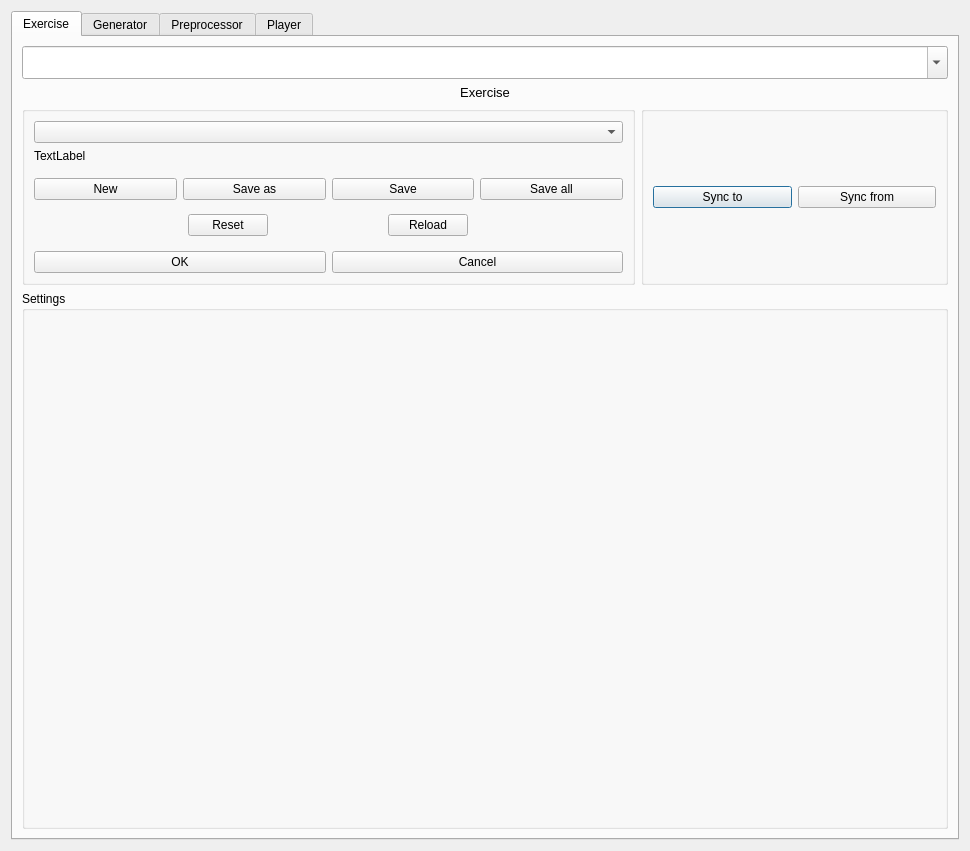
<?xml version="1.0" encoding="UTF-8"?>
<ui version="4.0">
 <class>SettingsWindow</class>
 <widget class="QDialog" name="SettingsWindow">
  <property name="geometry">
   <rect>
    <x>0</x>
    <y>0</y>
    <width>970</width>
    <height>851</height>
   </rect>
  </property>
  <property name="windowTitle">
   <string>Settings</string>
  </property>
  <layout class="QGridLayout" name="gridLayout_4">
   <item row="0" column="0">
    <widget class="QTabWidget" name="twSettings">
     <property name="sizePolicy">
      <sizepolicy hsizetype="Expanding" vsizetype="Expanding">
       <horstretch>8</horstretch>
       <verstretch>0</verstretch>
      </sizepolicy>
     </property>
     <property name="minimumSize">
      <size>
       <width>1</width>
       <height>1</height>
      </size>
     </property>
     <property name="currentIndex">
      <number>0</number>
     </property>
     <widget class="QWidget" name="twExercise">
      <attribute name="title">
       <string>Exercise</string>
      </attribute>
      <layout class="QGridLayout" name="glTabExer">
       <item row="1" column="2" colspan="2">
        <widget class="QComboBox" name="cbExerciseName">
         <property name="enabled">
          <bool>true</bool>
         </property>
         <property name="maximumSize">
          <size>
           <width>16777215</width>
           <height>16777215</height>
          </size>
         </property>
         <property name="font">
          <font>
           <pointsize>16</pointsize>
           <weight>75</weight>
           <bold>true</bold>
          </font>
         </property>
         <property name="editable">
          <bool>true</bool>
         </property>
         <property name="currentText">
          <string/>
         </property>
        </widget>
       </item>
       <item row="3" column="3">
        <widget class="QGroupBox" name="gbSubModules">
         <property name="sizePolicy">
          <sizepolicy hsizetype="Preferred" vsizetype="Preferred">
           <horstretch>1</horstretch>
           <verstretch>1</verstretch>
          </sizepolicy>
         </property>
         <property name="title">
          <string/>
         </property>
         <layout class="QVBoxLayout" name="vlSubModules">
          <item>
           <layout class="QHBoxLayout" name="horizontalLayout">
            <item>
             <widget class="QPushButton" name="pbExerciseSyncToExer">
              <property name="toolTip">
               <string>Syncing chosen modules to settings tabs</string>
              </property>
              <property name="text">
               <string>Sync to</string>
              </property>
             </widget>
            </item>
            <item>
             <widget class="QPushButton" name="pbExerciseSyncFromExer">
              <property name="toolTip">
               <string>Syncing modules from settings tabs</string>
              </property>
              <property name="text">
               <string>Sync from</string>
              </property>
             </widget>
            </item>
           </layout>
          </item>
         </layout>
        </widget>
       </item>
       <item row="4" column="2" colspan="2">
        <widget class="QGroupBox" name="gbExerciseSettings">
         <property name="sizePolicy">
          <sizepolicy hsizetype="MinimumExpanding" vsizetype="MinimumExpanding">
           <horstretch>0</horstretch>
           <verstretch>3</verstretch>
          </sizepolicy>
         </property>
         <property name="title">
          <string>Settings</string>
         </property>
        </widget>
       </item>
       <item row="3" column="2">
        <widget class="QGroupBox" name="gbExerciseMain">
         <property name="sizePolicy">
          <sizepolicy hsizetype="Preferred" vsizetype="Preferred">
           <horstretch>2</horstretch>
           <verstretch>1</verstretch>
          </sizepolicy>
         </property>
         <property name="title">
          <string/>
         </property>
         <layout class="QVBoxLayout" name="vlExerMain">
          <item>
           <widget class="QComboBox" name="cbExerciseSettingsName">
            <property name="contextMenuPolicy">
             <enum>Qt::DefaultContextMenu</enum>
            </property>
            <property name="editable">
             <bool>false</bool>
            </property>
           </widget>
          </item>
          <item>
           <widget class="QLabel" name="lbExerciseSettingsName">
            <property name="text">
             <string>TextLabel</string>
            </property>
           </widget>
          </item>
          <item>
           <spacer name="verticalSpacer_3">
            <property name="orientation">
             <enum>Qt::Vertical</enum>
            </property>
            <property name="sizeHint" stdset="0">
             <size>
              <width>20</width>
              <height>40</height>
             </size>
            </property>
           </spacer>
          </item>
          <item>
           <layout class="QHBoxLayout" name="horizontalLayout_2">
            <item>
             <widget class="QPushButton" name="pbExerciseNew">
              <property name="text">
               <string>New</string>
              </property>
             </widget>
            </item>
            <item>
             <widget class="QPushButton" name="pbExerciseSaveAs">
              <property name="toolTip">
               <string>Saving settings as selectable preset file</string>
              </property>
              <property name="text">
               <string>Save as</string>
              </property>
             </widget>
            </item>
            <item>
             <widget class="QPushButton" name="pbExerciseSave">
              <property name="toolTip">
               <string>Saving settings as preset file</string>
              </property>
              <property name="text">
               <string>Save</string>
              </property>
             </widget>
            </item>
            <item>
             <widget class="QPushButton" name="pbExerciseSaveAll">
              <property name="toolTip">
               <string>Saving settings of all modules into a single settings file</string>
              </property>
              <property name="text">
               <string>Save all</string>
              </property>
             </widget>
            </item>
           </layout>
          </item>
          <item>
           <spacer name="verticalSpacer">
            <property name="orientation">
             <enum>Qt::Vertical</enum>
            </property>
            <property name="sizeHint" stdset="0">
             <size>
              <width>20</width>
              <height>40</height>
             </size>
            </property>
           </spacer>
          </item>
          <item>
           <layout class="QHBoxLayout" name="horizontalLayout_4">
            <item>
             <spacer name="horizontalSpacer">
              <property name="orientation">
               <enum>Qt::Horizontal</enum>
              </property>
              <property name="sizeType">
               <enum>QSizePolicy::Maximum</enum>
              </property>
              <property name="sizeHint" stdset="0">
               <size>
                <width>40</width>
                <height>20</height>
               </size>
              </property>
             </spacer>
            </item>
            <item>
             <widget class="QPushButton" name="pbExerciseReset">
              <property name="sizePolicy">
               <sizepolicy hsizetype="Maximum" vsizetype="Fixed">
                <horstretch>0</horstretch>
                <verstretch>0</verstretch>
               </sizepolicy>
              </property>
              <property name="text">
               <string>Reset</string>
              </property>
             </widget>
            </item>
            <item>
             <widget class="QPushButton" name="pbExerciseReload">
              <property name="sizePolicy">
               <sizepolicy hsizetype="Maximum" vsizetype="Fixed">
                <horstretch>0</horstretch>
                <verstretch>0</verstretch>
               </sizepolicy>
              </property>
              <property name="text">
               <string>Reload</string>
              </property>
             </widget>
            </item>
            <item>
             <spacer name="horizontalSpacer_2">
              <property name="orientation">
               <enum>Qt::Horizontal</enum>
              </property>
              <property name="sizeType">
               <enum>QSizePolicy::Maximum</enum>
              </property>
              <property name="sizeHint" stdset="0">
               <size>
                <width>40</width>
                <height>20</height>
               </size>
              </property>
             </spacer>
            </item>
           </layout>
          </item>
          <item>
           <spacer name="verticalSpacer_5">
            <property name="orientation">
             <enum>Qt::Vertical</enum>
            </property>
            <property name="sizeHint" stdset="0">
             <size>
              <width>20</width>
              <height>40</height>
             </size>
            </property>
           </spacer>
          </item>
          <item>
           <layout class="QHBoxLayout" name="horizontalLayout_3">
            <item>
             <widget class="QPushButton" name="pbExerciseOK">
              <property name="toolTip">
               <string>Leaving Settings dialog and applying all settings</string>
              </property>
              <property name="text">
               <string>OK</string>
              </property>
             </widget>
            </item>
            <item>
             <widget class="QPushButton" name="pbExerciseCancel">
              <property name="toolTip">
               <string>Leaving Settings dialog and discarding all settings</string>
              </property>
              <property name="text">
               <string>Cancel</string>
              </property>
             </widget>
            </item>
           </layout>
          </item>
         </layout>
        </widget>
       </item>
       <item row="2" column="2" colspan="2">
        <widget class="QLabel" name="lbExerciseName">
         <property name="sizePolicy">
          <sizepolicy hsizetype="MinimumExpanding" vsizetype="MinimumExpanding">
           <horstretch>0</horstretch>
           <verstretch>0</verstretch>
          </sizepolicy>
         </property>
         <property name="font">
          <font>
           <pointsize>10</pointsize>
           <weight>50</weight>
           <bold>false</bold>
          </font>
         </property>
         <property name="layoutDirection">
          <enum>Qt::LeftToRight</enum>
         </property>
         <property name="lineWidth">
          <number>-3</number>
         </property>
         <property name="text">
          <string>Exercise</string>
         </property>
         <property name="alignment">
          <set>Qt::AlignCenter</set>
         </property>
        </widget>
       </item>
      </layout>
     </widget>
     <widget class="QWidget" name="twGenerator">
      <attribute name="title">
       <string>Generator</string>
      </attribute>
      <layout class="QGridLayout" name="gridLayout">
       <item row="3" column="1">
        <widget class="QGroupBox" name="gbSubModules_2">
         <property name="sizePolicy">
          <sizepolicy hsizetype="Preferred" vsizetype="Preferred">
           <horstretch>1</horstretch>
           <verstretch>1</verstretch>
          </sizepolicy>
         </property>
         <property name="title">
          <string/>
         </property>
         <layout class="QVBoxLayout" name="vlSubModules_2">
          <item>
           <layout class="QHBoxLayout" name="horizontalLayout_11">
            <item>
             <widget class="QPushButton" name="pbGeneratorSyncToExer">
              <property name="toolTip">
               <string>Syncing chosen modules to settings tabs</string>
              </property>
              <property name="text">
               <string>Sync to</string>
              </property>
             </widget>
            </item>
            <item>
             <widget class="QPushButton" name="pbGeneratorSyncFromExer">
              <property name="toolTip">
               <string>Syncing modules from settings tabs</string>
              </property>
              <property name="text">
               <string>Sync from</string>
              </property>
             </widget>
            </item>
           </layout>
          </item>
         </layout>
        </widget>
       </item>
       <item row="4" column="0" colspan="2">
        <widget class="QGroupBox" name="gbGeneratorSettings">
         <property name="sizePolicy">
          <sizepolicy hsizetype="MinimumExpanding" vsizetype="MinimumExpanding">
           <horstretch>0</horstretch>
           <verstretch>3</verstretch>
          </sizepolicy>
         </property>
         <property name="title">
          <string>Settings</string>
         </property>
        </widget>
       </item>
       <item row="1" column="0" colspan="2">
        <widget class="QComboBox" name="cbGeneratorName">
         <property name="font">
          <font>
           <pointsize>16</pointsize>
           <weight>75</weight>
           <bold>true</bold>
          </font>
         </property>
        </widget>
       </item>
       <item row="3" column="0">
        <widget class="QGroupBox" name="gbGeneratorMain">
         <property name="sizePolicy">
          <sizepolicy hsizetype="Preferred" vsizetype="Preferred">
           <horstretch>2</horstretch>
           <verstretch>1</verstretch>
          </sizepolicy>
         </property>
         <property name="title">
          <string/>
         </property>
         <layout class="QVBoxLayout" name="vlExerMain_3">
          <item>
           <widget class="QComboBox" name="cbGeneratorSettingsName">
            <property name="editable">
             <bool>false</bool>
            </property>
           </widget>
          </item>
          <item>
           <widget class="QLabel" name="lbGeneratorSettingsName">
            <property name="text">
             <string>TextLabel</string>
            </property>
           </widget>
          </item>
          <item>
           <spacer name="verticalSpacer_7">
            <property name="orientation">
             <enum>Qt::Vertical</enum>
            </property>
            <property name="sizeHint" stdset="0">
             <size>
              <width>20</width>
              <height>40</height>
             </size>
            </property>
           </spacer>
          </item>
          <item>
           <layout class="QHBoxLayout" name="horizontalLayout_8">
            <item>
             <widget class="QPushButton" name="pbGeneratorNew">
              <property name="text">
               <string>New</string>
              </property>
             </widget>
            </item>
            <item>
             <widget class="QPushButton" name="pbGeneratorSaveAs">
              <property name="toolTip">
               <string>Saving settings as selectable preset file</string>
              </property>
              <property name="text">
               <string>Save as</string>
              </property>
             </widget>
            </item>
            <item>
             <widget class="QPushButton" name="pbGeneratorSave">
              <property name="toolTip">
               <string>Saving settings as preset file</string>
              </property>
              <property name="text">
               <string>Save</string>
              </property>
             </widget>
            </item>
            <item>
             <widget class="QPushButton" name="pbGeneratorSaveAll">
              <property name="text">
               <string>Save All</string>
              </property>
             </widget>
            </item>
           </layout>
          </item>
          <item>
           <spacer name="verticalSpacer_8">
            <property name="orientation">
             <enum>Qt::Vertical</enum>
            </property>
            <property name="sizeHint" stdset="0">
             <size>
              <width>20</width>
              <height>40</height>
             </size>
            </property>
           </spacer>
          </item>
          <item>
           <layout class="QHBoxLayout" name="horizontalLayout_9">
            <item>
             <spacer name="horizontalSpacer_5">
              <property name="orientation">
               <enum>Qt::Horizontal</enum>
              </property>
              <property name="sizeType">
               <enum>QSizePolicy::Maximum</enum>
              </property>
              <property name="sizeHint" stdset="0">
               <size>
                <width>40</width>
                <height>20</height>
               </size>
              </property>
             </spacer>
            </item>
            <item>
             <widget class="QPushButton" name="pbGeneratorReset">
              <property name="sizePolicy">
               <sizepolicy hsizetype="Maximum" vsizetype="Fixed">
                <horstretch>0</horstretch>
                <verstretch>0</verstretch>
               </sizepolicy>
              </property>
              <property name="text">
               <string>Reset</string>
              </property>
             </widget>
            </item>
            <item>
             <widget class="QPushButton" name="pbGeneratorReload">
              <property name="sizePolicy">
               <sizepolicy hsizetype="Maximum" vsizetype="Fixed">
                <horstretch>0</horstretch>
                <verstretch>0</verstretch>
               </sizepolicy>
              </property>
              <property name="text">
               <string>Reload</string>
              </property>
             </widget>
            </item>
            <item>
             <spacer name="horizontalSpacer_6">
              <property name="orientation">
               <enum>Qt::Horizontal</enum>
              </property>
              <property name="sizeType">
               <enum>QSizePolicy::Maximum</enum>
              </property>
              <property name="sizeHint" stdset="0">
               <size>
                <width>40</width>
                <height>20</height>
               </size>
              </property>
             </spacer>
            </item>
           </layout>
          </item>
          <item>
           <spacer name="verticalSpacer_9">
            <property name="orientation">
             <enum>Qt::Vertical</enum>
            </property>
            <property name="sizeHint" stdset="0">
             <size>
              <width>20</width>
              <height>40</height>
             </size>
            </property>
           </spacer>
          </item>
          <item>
           <layout class="QHBoxLayout" name="horizontalLayout_10">
            <item>
             <widget class="QPushButton" name="pbGeneratorOK">
              <property name="toolTip">
               <string>Leaving Settings dialog and aplying all settings</string>
              </property>
              <property name="text">
               <string>OK</string>
              </property>
             </widget>
            </item>
            <item>
             <widget class="QPushButton" name="pbGeneratorCancel">
              <property name="toolTip">
               <string>Leaving Settings dialog and discarding all settings</string>
              </property>
              <property name="text">
               <string>Cancel</string>
              </property>
             </widget>
            </item>
           </layout>
          </item>
         </layout>
        </widget>
       </item>
       <item row="2" column="0" colspan="2">
        <widget class="QLabel" name="lbGeneratorName">
         <property name="font">
          <font>
           <pointsize>10</pointsize>
           <weight>50</weight>
           <bold>false</bold>
          </font>
         </property>
         <property name="text">
          <string>Generator name</string>
         </property>
         <property name="alignment">
          <set>Qt::AlignCenter</set>
         </property>
        </widget>
       </item>
      </layout>
     </widget>
     <widget class="QWidget" name="twPreprocessor">
      <attribute name="title">
       <string>Preprocessor</string>
      </attribute>
      <layout class="QGridLayout" name="gridLayout_2">
       <item row="0" column="0" colspan="2">
        <widget class="QComboBox" name="cbPreprocessorName">
         <property name="font">
          <font>
           <pointsize>16</pointsize>
           <weight>75</weight>
           <bold>true</bold>
          </font>
         </property>
        </widget>
       </item>
       <item row="1" column="0" colspan="2">
        <widget class="QLabel" name="lbPreprocessorName">
         <property name="font">
          <font>
           <pointsize>10</pointsize>
           <weight>50</weight>
           <bold>false</bold>
          </font>
         </property>
         <property name="text">
          <string>Preprocessor name</string>
         </property>
         <property name="alignment">
          <set>Qt::AlignCenter</set>
         </property>
        </widget>
       </item>
       <item row="2" column="0">
        <widget class="QGroupBox" name="gbPreprocessorMain">
         <property name="sizePolicy">
          <sizepolicy hsizetype="Preferred" vsizetype="Preferred">
           <horstretch>2</horstretch>
           <verstretch>1</verstretch>
          </sizepolicy>
         </property>
         <property name="title">
          <string/>
         </property>
         <layout class="QVBoxLayout" name="vlExerMain_5">
          <item>
           <widget class="QComboBox" name="cbPreprocessorSettingsName">
            <property name="editable">
             <bool>false</bool>
            </property>
           </widget>
          </item>
          <item>
           <widget class="QLabel" name="lbPreprocessorSettingsName">
            <property name="text">
             <string>TextLabel</string>
            </property>
           </widget>
          </item>
          <item>
           <spacer name="verticalSpacer_13">
            <property name="orientation">
             <enum>Qt::Vertical</enum>
            </property>
            <property name="sizeHint" stdset="0">
             <size>
              <width>20</width>
              <height>40</height>
             </size>
            </property>
           </spacer>
          </item>
          <item>
           <layout class="QHBoxLayout" name="horizontalLayout_16">
            <item>
             <widget class="QPushButton" name="pbPreprocessorNew">
              <property name="text">
               <string>New</string>
              </property>
             </widget>
            </item>
            <item>
             <widget class="QPushButton" name="pbPreprocessorSaveAs">
              <property name="toolTip">
               <string>Saving settings as selectable preset file</string>
              </property>
              <property name="text">
               <string>Save as</string>
              </property>
             </widget>
            </item>
            <item>
             <widget class="QPushButton" name="pbPreprocessorSave">
              <property name="toolTip">
               <string>Saving settings as preset file</string>
              </property>
              <property name="text">
               <string>Save</string>
              </property>
             </widget>
            </item>
            <item>
             <widget class="QPushButton" name="pbPreprocessorSaveAll">
              <property name="text">
               <string>Save All</string>
              </property>
             </widget>
            </item>
           </layout>
          </item>
          <item>
           <spacer name="verticalSpacer_14">
            <property name="orientation">
             <enum>Qt::Vertical</enum>
            </property>
            <property name="sizeHint" stdset="0">
             <size>
              <width>20</width>
              <height>40</height>
             </size>
            </property>
           </spacer>
          </item>
          <item>
           <layout class="QHBoxLayout" name="horizontalLayout_17">
            <item>
             <spacer name="horizontalSpacer_9">
              <property name="orientation">
               <enum>Qt::Horizontal</enum>
              </property>
              <property name="sizeType">
               <enum>QSizePolicy::Maximum</enum>
              </property>
              <property name="sizeHint" stdset="0">
               <size>
                <width>40</width>
                <height>20</height>
               </size>
              </property>
             </spacer>
            </item>
            <item>
             <widget class="QPushButton" name="pbPreprocessorReset">
              <property name="sizePolicy">
               <sizepolicy hsizetype="Maximum" vsizetype="Fixed">
                <horstretch>0</horstretch>
                <verstretch>0</verstretch>
               </sizepolicy>
              </property>
              <property name="text">
               <string>Reset</string>
              </property>
             </widget>
            </item>
            <item>
             <widget class="QPushButton" name="pbPreprocessorReload">
              <property name="sizePolicy">
               <sizepolicy hsizetype="Maximum" vsizetype="Fixed">
                <horstretch>0</horstretch>
                <verstretch>0</verstretch>
               </sizepolicy>
              </property>
              <property name="text">
               <string>Reload</string>
              </property>
             </widget>
            </item>
            <item>
             <spacer name="horizontalSpacer_10">
              <property name="orientation">
               <enum>Qt::Horizontal</enum>
              </property>
              <property name="sizeType">
               <enum>QSizePolicy::Maximum</enum>
              </property>
              <property name="sizeHint" stdset="0">
               <size>
                <width>40</width>
                <height>20</height>
               </size>
              </property>
             </spacer>
            </item>
           </layout>
          </item>
          <item>
           <spacer name="verticalSpacer_15">
            <property name="orientation">
             <enum>Qt::Vertical</enum>
            </property>
            <property name="sizeHint" stdset="0">
             <size>
              <width>20</width>
              <height>40</height>
             </size>
            </property>
           </spacer>
          </item>
          <item>
           <layout class="QHBoxLayout" name="horizontalLayout_18">
            <item>
             <widget class="QPushButton" name="pbPreprocessorOK">
              <property name="toolTip">
               <string>Leaving Settings dialog and aplying all settings</string>
              </property>
              <property name="text">
               <string>OK</string>
              </property>
             </widget>
            </item>
            <item>
             <widget class="QPushButton" name="pbPreprocessorCancel">
              <property name="toolTip">
               <string>Leaving Settings dialog and discarding all settings</string>
              </property>
              <property name="text">
               <string>Cancel</string>
              </property>
             </widget>
            </item>
           </layout>
          </item>
         </layout>
        </widget>
       </item>
       <item row="2" column="1">
        <widget class="QGroupBox" name="gbSubModules_3">
         <property name="sizePolicy">
          <sizepolicy hsizetype="Preferred" vsizetype="Preferred">
           <horstretch>1</horstretch>
           <verstretch>1</verstretch>
          </sizepolicy>
         </property>
         <property name="title">
          <string/>
         </property>
         <layout class="QVBoxLayout" name="vlSubModules_4">
          <item>
           <layout class="QHBoxLayout" name="horizontalLayout_19">
            <item>
             <widget class="QPushButton" name="pbPreprocessorSyncToExer">
              <property name="toolTip">
               <string>Syncing chosen modules to settings tabs</string>
              </property>
              <property name="text">
               <string>Sync to</string>
              </property>
             </widget>
            </item>
            <item>
             <widget class="QPushButton" name="pbPreprocessorSyncFromExer">
              <property name="toolTip">
               <string>Syncing modules from settings tabs</string>
              </property>
              <property name="text">
               <string>Sync from</string>
              </property>
             </widget>
            </item>
           </layout>
          </item>
         </layout>
        </widget>
       </item>
       <item row="3" column="0" colspan="2">
        <widget class="QGroupBox" name="gbPreprocessorSettings">
         <property name="sizePolicy">
          <sizepolicy hsizetype="MinimumExpanding" vsizetype="MinimumExpanding">
           <horstretch>0</horstretch>
           <verstretch>3</verstretch>
          </sizepolicy>
         </property>
         <property name="title">
          <string>Settings</string>
         </property>
        </widget>
       </item>
      </layout>
     </widget>
     <widget class="QWidget" name="twPlayer">
      <attribute name="title">
       <string>Player</string>
      </attribute>
      <layout class="QGridLayout" name="gridLayout_3">
       <item row="0" column="0" colspan="2">
        <widget class="QComboBox" name="cbPlayerName">
         <property name="font">
          <font>
           <pointsize>16</pointsize>
           <weight>75</weight>
           <bold>true</bold>
          </font>
         </property>
        </widget>
       </item>
       <item row="1" column="0" colspan="2">
        <widget class="QLabel" name="lbPlayerName">
         <property name="font">
          <font>
           <pointsize>10</pointsize>
           <weight>50</weight>
           <bold>false</bold>
          </font>
         </property>
         <property name="text">
          <string>Player name</string>
         </property>
         <property name="alignment">
          <set>Qt::AlignCenter</set>
         </property>
        </widget>
       </item>
       <item row="2" column="0">
        <widget class="QGroupBox" name="gbPlayerMain">
         <property name="sizePolicy">
          <sizepolicy hsizetype="Preferred" vsizetype="Preferred">
           <horstretch>2</horstretch>
           <verstretch>1</verstretch>
          </sizepolicy>
         </property>
         <property name="title">
          <string/>
         </property>
         <layout class="QVBoxLayout" name="vlExerMain_6">
          <item>
           <widget class="QComboBox" name="cbPlayerSettingsName">
            <property name="editable">
             <bool>false</bool>
            </property>
           </widget>
          </item>
          <item>
           <widget class="QLabel" name="lbPlayerSettingsName">
            <property name="text">
             <string>TextLabel</string>
            </property>
           </widget>
          </item>
          <item>
           <spacer name="verticalSpacer_16">
            <property name="orientation">
             <enum>Qt::Vertical</enum>
            </property>
            <property name="sizeHint" stdset="0">
             <size>
              <width>20</width>
              <height>40</height>
             </size>
            </property>
           </spacer>
          </item>
          <item>
           <layout class="QHBoxLayout" name="horizontalLayout_21">
            <item>
             <widget class="QPushButton" name="pbPlayerNew">
              <property name="text">
               <string>New</string>
              </property>
             </widget>
            </item>
            <item>
             <widget class="QPushButton" name="pbPlayerSaveAs">
              <property name="toolTip">
               <string>Saving settings as selectable preset file</string>
              </property>
              <property name="text">
               <string>Save as</string>
              </property>
             </widget>
            </item>
            <item>
             <widget class="QPushButton" name="pbPlayerSave">
              <property name="toolTip">
               <string>Saving settings as preset file</string>
              </property>
              <property name="text">
               <string>Save</string>
              </property>
             </widget>
            </item>
            <item>
             <widget class="QPushButton" name="pbPlayerSaveAll">
              <property name="text">
               <string>Save All</string>
              </property>
             </widget>
            </item>
           </layout>
          </item>
          <item>
           <spacer name="verticalSpacer_17">
            <property name="orientation">
             <enum>Qt::Vertical</enum>
            </property>
            <property name="sizeHint" stdset="0">
             <size>
              <width>20</width>
              <height>40</height>
             </size>
            </property>
           </spacer>
          </item>
          <item>
           <layout class="QHBoxLayout" name="horizontalLayout_22">
            <item>
             <spacer name="horizontalSpacer_11">
              <property name="orientation">
               <enum>Qt::Horizontal</enum>
              </property>
              <property name="sizeType">
               <enum>QSizePolicy::Maximum</enum>
              </property>
              <property name="sizeHint" stdset="0">
               <size>
                <width>40</width>
                <height>20</height>
               </size>
              </property>
             </spacer>
            </item>
            <item>
             <widget class="QPushButton" name="pbPlayerReset">
              <property name="sizePolicy">
               <sizepolicy hsizetype="Maximum" vsizetype="Fixed">
                <horstretch>0</horstretch>
                <verstretch>0</verstretch>
               </sizepolicy>
              </property>
              <property name="text">
               <string>Reset</string>
              </property>
             </widget>
            </item>
            <item>
             <widget class="QPushButton" name="pbPlayerReload">
              <property name="sizePolicy">
               <sizepolicy hsizetype="Maximum" vsizetype="Fixed">
                <horstretch>0</horstretch>
                <verstretch>0</verstretch>
               </sizepolicy>
              </property>
              <property name="text">
               <string>Reload</string>
              </property>
             </widget>
            </item>
            <item>
             <spacer name="horizontalSpacer_12">
              <property name="orientation">
               <enum>Qt::Horizontal</enum>
              </property>
              <property name="sizeType">
               <enum>QSizePolicy::Maximum</enum>
              </property>
              <property name="sizeHint" stdset="0">
               <size>
                <width>40</width>
                <height>20</height>
               </size>
              </property>
             </spacer>
            </item>
           </layout>
          </item>
          <item>
           <spacer name="verticalSpacer_18">
            <property name="orientation">
             <enum>Qt::Vertical</enum>
            </property>
            <property name="sizeHint" stdset="0">
             <size>
              <width>20</width>
              <height>40</height>
             </size>
            </property>
           </spacer>
          </item>
          <item>
           <layout class="QHBoxLayout" name="horizontalLayout_23">
            <item>
             <widget class="QPushButton" name="pbPlayerOK">
              <property name="toolTip">
               <string>Leaving Settings dialog and aplying all settings</string>
              </property>
              <property name="text">
               <string>OK</string>
              </property>
             </widget>
            </item>
            <item>
             <widget class="QPushButton" name="pbPlayerCancel">
              <property name="toolTip">
               <string>Leaving Settings dialog and discarding all settings</string>
              </property>
              <property name="text">
               <string>Cancel</string>
              </property>
             </widget>
            </item>
           </layout>
          </item>
         </layout>
        </widget>
       </item>
       <item row="2" column="1">
        <widget class="QGroupBox" name="gbSubModules_4">
         <property name="sizePolicy">
          <sizepolicy hsizetype="Preferred" vsizetype="Preferred">
           <horstretch>1</horstretch>
           <verstretch>1</verstretch>
          </sizepolicy>
         </property>
         <property name="title">
          <string/>
         </property>
         <layout class="QVBoxLayout" name="vlSubModules_5">
          <item>
           <layout class="QHBoxLayout" name="horizontalLayout_20">
            <item>
             <widget class="QPushButton" name="pbPlayerSyncToExer">
              <property name="toolTip">
               <string>Syncing chosen modules to settings tabs</string>
              </property>
              <property name="text">
               <string>Sync to</string>
              </property>
             </widget>
            </item>
            <item>
             <widget class="QPushButton" name="pbPlayerSyncFromExer">
              <property name="toolTip">
               <string>Syncing modules from settings tabs</string>
              </property>
              <property name="text">
               <string>Sync from</string>
              </property>
             </widget>
            </item>
           </layout>
          </item>
         </layout>
        </widget>
       </item>
       <item row="3" column="0" colspan="2">
        <widget class="QGroupBox" name="gbPlayerSettings">
         <property name="sizePolicy">
          <sizepolicy hsizetype="MinimumExpanding" vsizetype="MinimumExpanding">
           <horstretch>0</horstretch>
           <verstretch>3</verstretch>
          </sizepolicy>
         </property>
         <property name="title">
          <string>Settings</string>
         </property>
        </widget>
       </item>
      </layout>
     </widget>
    </widget>
   </item>
  </layout>
 </widget>
 <resources/>
 <connections/>
</ui>
